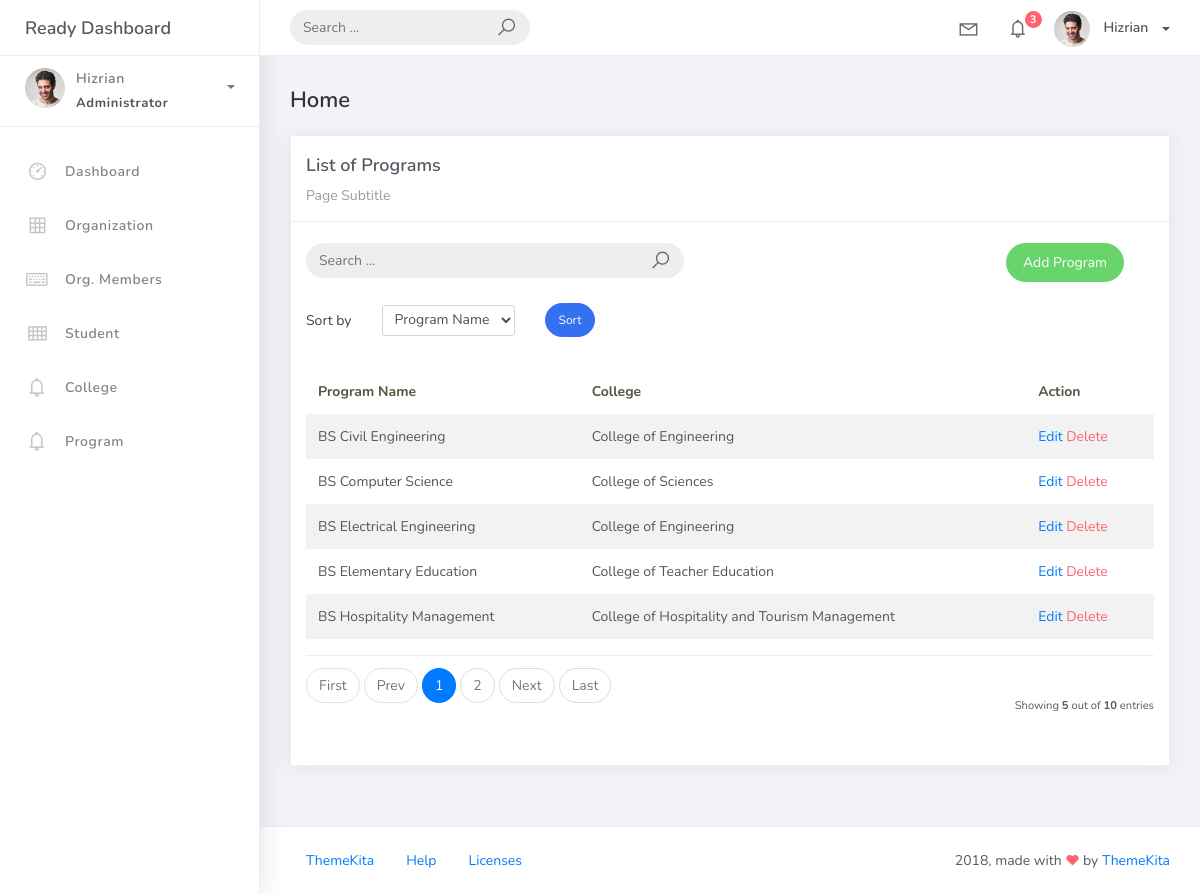
The page /program_list on the database its author committed.
### studentorg/models.py (models this page shows, shortened)
class BaseModel(models.Model):
    created_at = models.DateTimeField(auto_now_add=True, db_index=True)
    updated_at = models.DateTimeField(auto_now=True)
    class Meta:
        abstract = True

class Program(BaseModel):
    prog_name = models.CharField(max_length=150)
    college = models.ForeignKey(College, on_delete=models.CASCADE)

class College(BaseModel):
    college_name = models.CharField(max_length=150)
    def __str__(self):
        return self.college_name

### studentorg/views.py (the view)
# urls.py: path('program_list', ProgramList.as_view(), name='program-list'),
class ProgramList(ListView):
    model = Program
    context_object_name = 'program'
    template_name = 'program_list.html'
    paginate_by = 5
    def get_queryset(self):
        qs = super().get_queryset()
        query = self.request.GET.get('q')
        if query:
            qs = qs.filter(
                Q(prog_name__icontains=query) |
                Q(college__college_name__icontains=query)
            )
        return qs
    def get_ordering(self):
        allowed = [
            "prog_name",
            "college__college_name"
        ]
        sort_by = self.request.GET.get("sort_by")
        if sort_by in allowed:
            return sort_by
        return "prog_name"

### templates/program_list.html (shortened to what this page needs)
{% extends 'base.html' %}
{% load static %}
{% block content %}
<div class="content">
    <div class="container-fluid">
        <h4 class="page-title">Home</h4>
        <div class="row">
            <div class="col-md-12">
                <div class="card">
                    <div class="card-header">
                        <div class="card-title">
                            List of Programs
                        </div>
                        <div class="card-category">
                            Page Subtitle
                        </div>
                    </div>
                    <br />
                    <div class="col-md-12 row">
                        <div class="col-md-6">
                            <form
                                class="navbar-left navbar-form nav-search mr-md-3"
                                method="get"
                                action="{% url 'program-list' %}"
                            >
                                <div class="input-group">
                                    <input
                                        type="text"
                                        name="q"
                                        placeholder="Search ..."
                                        value="{{ request.GET.q }}"
                                        class="form-control"
                                    />
                                    <div class="input-group-append">
                                        <button
                                            type="submit"
                                            class="input-group-text"
                                        >
                                            <i class="la la-search search-icon"></i>
                                        </button>
                                    </div>
                                </div>
                            </form>
                        </div>
                        <div class="col-md-6">
                            <div class="pull-right">
                                <a
                                    href="{% url 'program-add' %}"
                                    class="btn btn-success btn-rounded"
                                >
                                    Add Program
                                </a>
                            </div>
                        </div>
                    </div>
                    <br />
                    <div class="col-md-12">
                        <form
                            method="get"
                            class="row g-2 align-items-center"
                        >
                            <div class="col-auto">
                                <label
                                    for="smallSelect"
                                    class="col-form-label"
                                >
                                    Sort by
                                </label>
                            </div>
                            <div class="col-auto">
                                <select
                                    class="form-control form-control-sm"
                                    id="smallSelect"
                                    name="sort_by"
                                >
                                    <option
                                        value="prog_name"
                                    >
                                        Program Name
                                    </option>
                                </select>
                            </div>
                            <div class="col-auto">
                                <button
                                    type="submit"
                                    class="btn btn-primary btn-sm btn-rounded"
                                >
                                    Sort
                                </button>
                            </div>
                        </form>
                    </div>
                    <div class="card-body">
                        <table class="table table-striped mt-3">
                            <thead>
                                <tr>
                                    <th scope="col">
                                        Program Name
                                    </th>
                                    <th scope="col">
                                        College
                                    </th>
                                    <th scope="col">
                                        Action
                                    </th>
                                </tr>
                            </thead>
                            <tbody>
                                {% for object in object_list %}
                                <tr>
                                    <td>
                                        {{ object.prog_name }}
                                    </td>
                                    <td>
                                        {{ object.college }}
                                    </td>
                                    <td>
                                        <a
                                            href="{% url 'program-update' object.id %}"
                                        >
                                            Edit
                                        </a>
                                        <a
                                            href="{% url 'program-delete' object.id %}"
                                            class="text-danger"
                                        >
                                            Delete
                                        </a>
                                    </td>
                                </tr>
                                {% endfor %}
                            </tbody>
                        </table>
                        {% include 'includes/pagination.html' %}
                    </div>
                </div>
            </div>
        </div>
    </div>
</div>
{% endblock %}

### rows shown on the page
Program: prog_name "BS Civil Engineering", college "College of Engineering"
Program: prog_name "BS Computer Science", college "College of Sciences"
Program: prog_name "BS Electrical Engineering", college "College of Engineering"
Program: prog_name "BS Elementary Education", college "College of Teacher Education"
Program: prog_name "BS Hospitality Management", college "College of Hospitality and Tourism Management"

### other values the page prints
{{ page_num }} "1"
{{ page_num }} "2"
{{ object_list.count }} "5"
{{ paginator.count }} "10"
